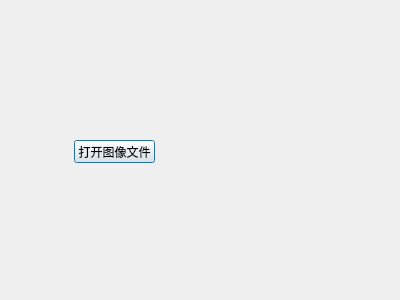
<?xml version="1.0" encoding="UTF-8"?>
<ui version="4.0">
 <class>HandEyeDialog</class>
 <widget class="QDialog" name="HandEyeDialog">
  <property name="geometry">
   <rect>
    <x>0</x>
    <y>0</y>
    <width>400</width>
    <height>300</height>
   </rect>
  </property>
  <property name="windowTitle">
   <string>Dialog</string>
  </property>
  <widget class="QPushButton" name="pushButtonOpenImageFile">
   <property name="geometry">
    <rect>
     <x>74</x>
     <y>140</y>
     <width>81</width>
     <height>23</height>
    </rect>
   </property>
   <property name="text">
    <string>打开图像文件</string>
   </property>
  </widget>
 </widget>
 <resources/>
 <connections/>
</ui>
